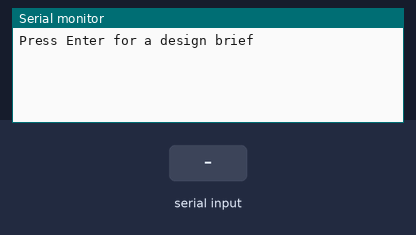
The sketch below on a simulated Arduino Uno, built with avr-gcc and run on an emulated ATmega328P. Parts: the last lines printed to the serial monitor. The inputs (shaded band) are chosen by the test bench. Random numbers use the default seed unless the sketch sets one.

Above: at 3.2 s.
3.3 s: "1" received over Serial
At 3.6 s:
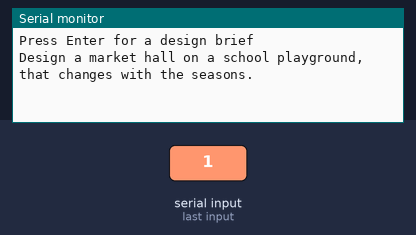
4.8 s: "0" received over Serial
At 6.0 s:
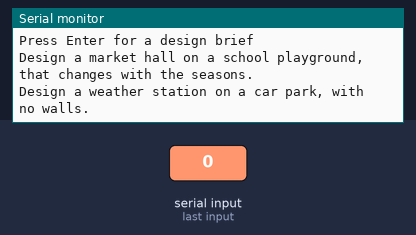
6.3 s: "2" received over Serial
At 7.1 s:
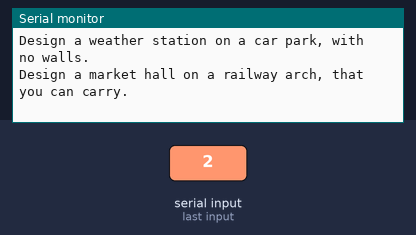
7.8 s: "1" received over Serial
At 8.3 s:
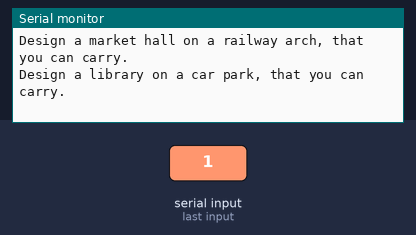
9.3 s: "0" received over Serial
At 10.5 s:
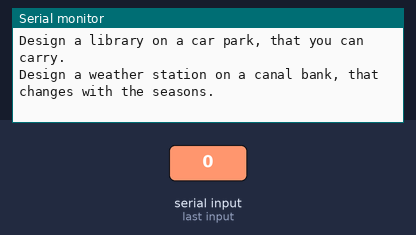
10.8 s: "2" received over Serial
At 11.7 s:
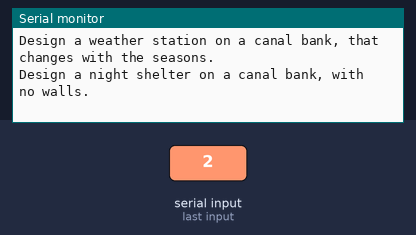

Measured:
- after the input at 3.3 s, the serial monitor: prints a new line at once (image 1)
- after the input at 4.8 s, the serial monitor: prints a new line at once (image 2)
- after the input at 6.3 s, the serial monitor: prints a new line at once (image 3)
- after the input at 7.8 s, the serial monitor: prints a new line at once (image 4)
- after the input at 9.3 s, the serial monitor: prints a new line at once (image 5)
- after the input at 10.8 s, the serial monitor: prints a new line at once (image 6)

The sketch:

extra_01_design_brief.ino
```cpp
String sites[] = {"a car park", "a rooftop", "a canal bank", "a railway arch", "a school playground"};
String programmes[] = {"a library", "a public bath", "a weather station", "a market hall", "a night shelter"};
String ideas[] = {"made only of timber", "that works without electricity", "that changes with the seasons", "with no walls", "that you can carry"};

void setup() {
  Serial.begin(115200);
  delay(2000);
  Serial.println("Press Enter for a design brief");
}

void loop() {
  if (Serial.available()) {
    while (Serial.available()) Serial.read();
    Serial.println("Design " + programmes[random(0, 5)] + " on " + sites[random(0, 5)] + ", " + ideas[random(0, 5)] + ".");
  }
}
```
